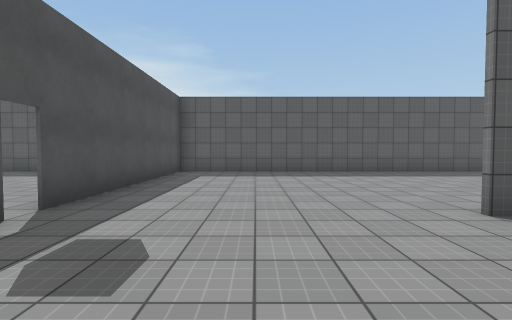
view 1 (above)

16 first-person views from a walk through a scene from a Unity 3-D project. The camera is 1.4 m above the floor, tilts 2° down and sees 85° across. The floor is counted in squares, 2 m on a side. Each view is taken from the middle of a square. On the plan, view 1 faces up. The plan holds only what a view shows up to about 9 squares ahead; the rest is blank. The player is left out. Surface patterns are stand-ins for the level's own textures.

view 2
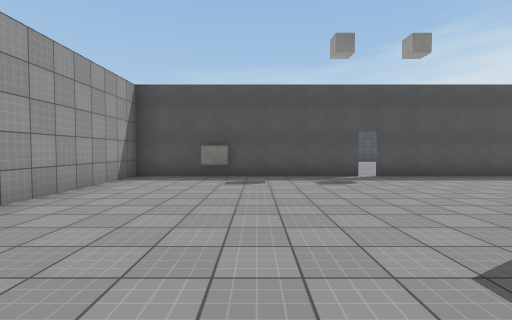

view 3
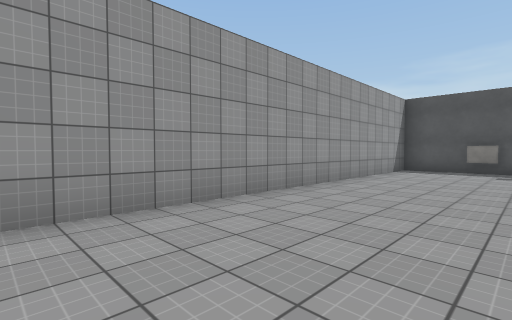

view 4
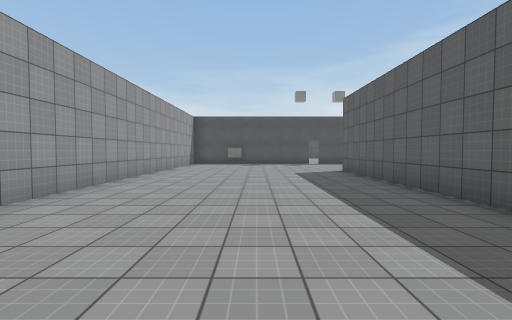

view 5
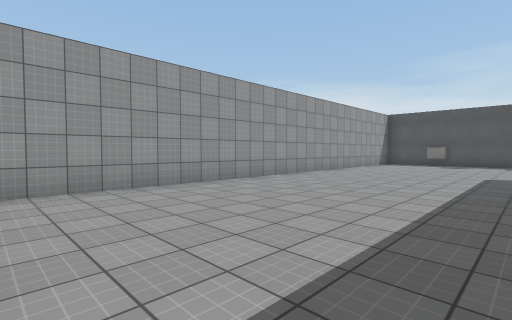

view 6
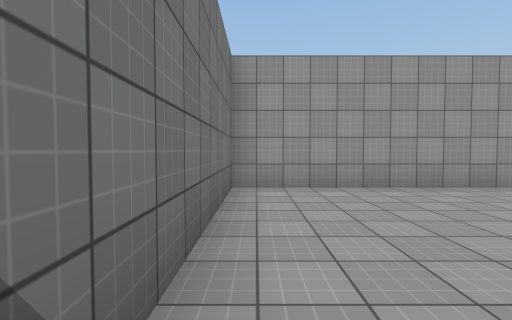

view 7
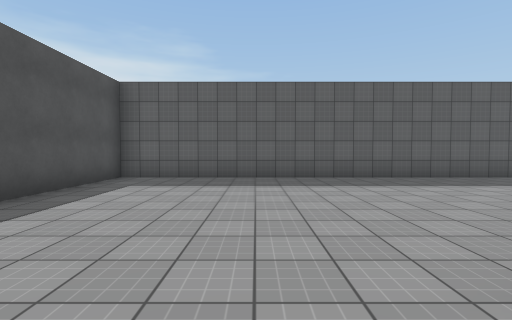

view 8
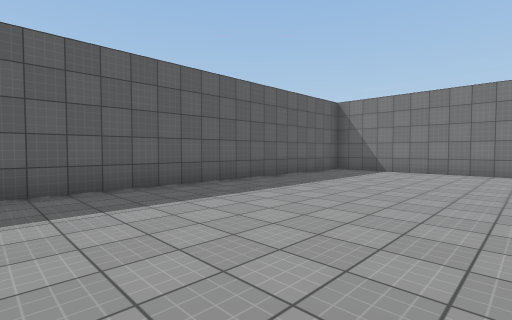

view 9
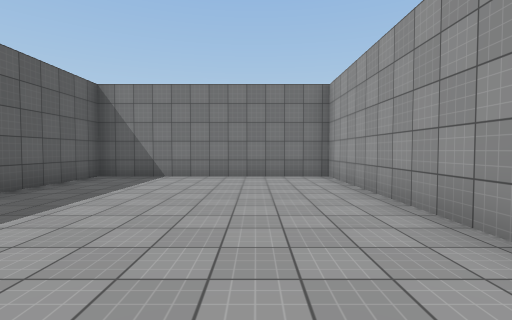

view 10
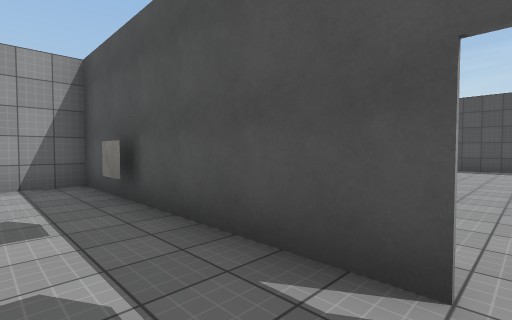

view 11
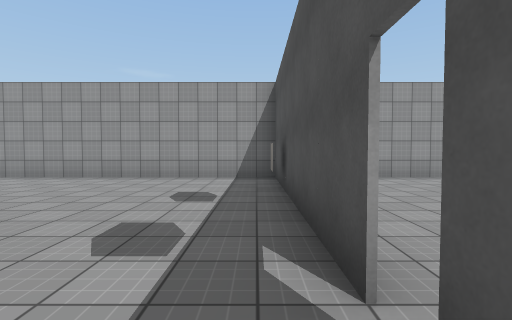

view 12
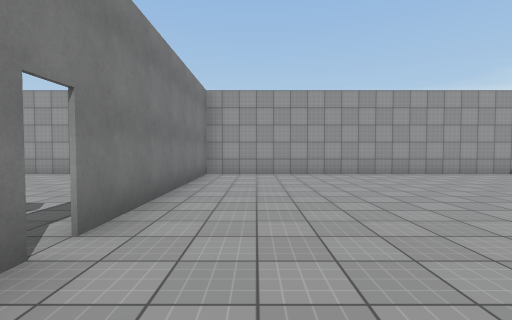

view 13
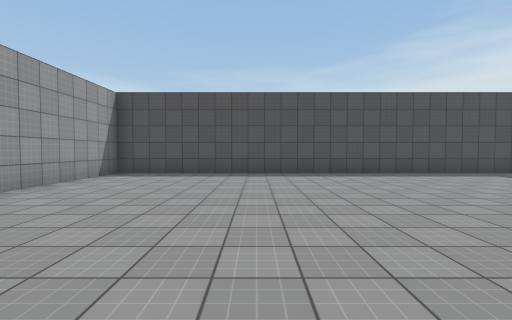

view 14
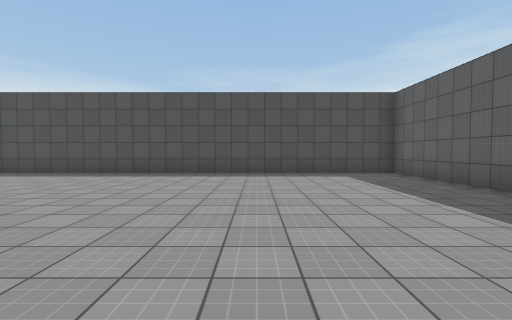

view 15
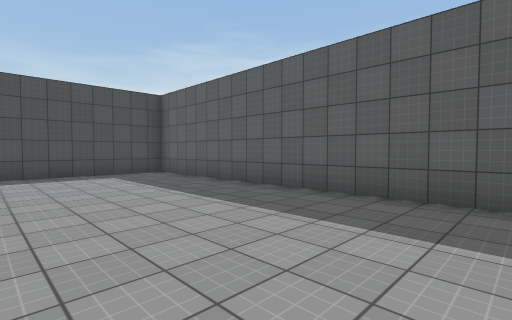

view 16
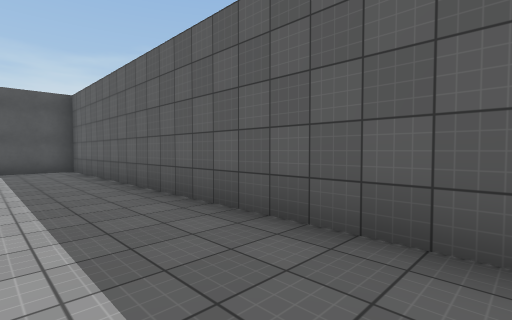

### Floor plan
Points are (right, up) in squares from view 1. A wall is a line through its corners. A room is listed if a view was taken in it or the views show most of it. See-through windows are left out.
Room 1 (views 1, 2, 3, 4, 5, 6, 7, 8, 9, 10, 11, 16)
walls: (7, 3) (12.5, 3); (8.9, 3) (2.4, 3); (-2.5, 2.9) (-2.5, -3.2); (-3, -3.2) (12.4, -3.2) (12.4, 9.2) (-2.5, 9.2) (-2.5, 3.2)
ways out: opening at (-3, 3) to room 2
objects: other object (-2, -1)
Room 2 (views 12, 13, 14, 15)
walls: (-4.1, 9.2) (-12.5, 9.2) (-12.5, -3.2) (-3, -3.2); (-2.6, -3.3) (-2.6, 2.7)
ways out: opening at (-3, 3) to room 1

Where each view was taken, in squares from view 1:
view 1: 0 up, 0 right, facing up
view 2: 0 up, 5 right, facing left
view 3: 0 up, 8 right, facing down-left
view 4: 0 up, 12 right, facing left
view 5: 2 up, 12 right, facing down-left
view 6: 2 up, 12 right, facing down
view 7: 2 up, 1 right, facing up
view 8: 4 up, 3 right, facing up-right
view 9: 5 up, 5 right, facing right
view 10: 3 up, 1 left, facing down-left
view 11: 4 up, 2 left, facing down
view 12: 5 up, 4 left, facing down
view 13: 1 up, 4 left, facing left
view 14: 5 up, 4 left, facing left
view 15: 5 up, 4 left, facing up-left
view 16: 7 up, 8 right, facing up-left
